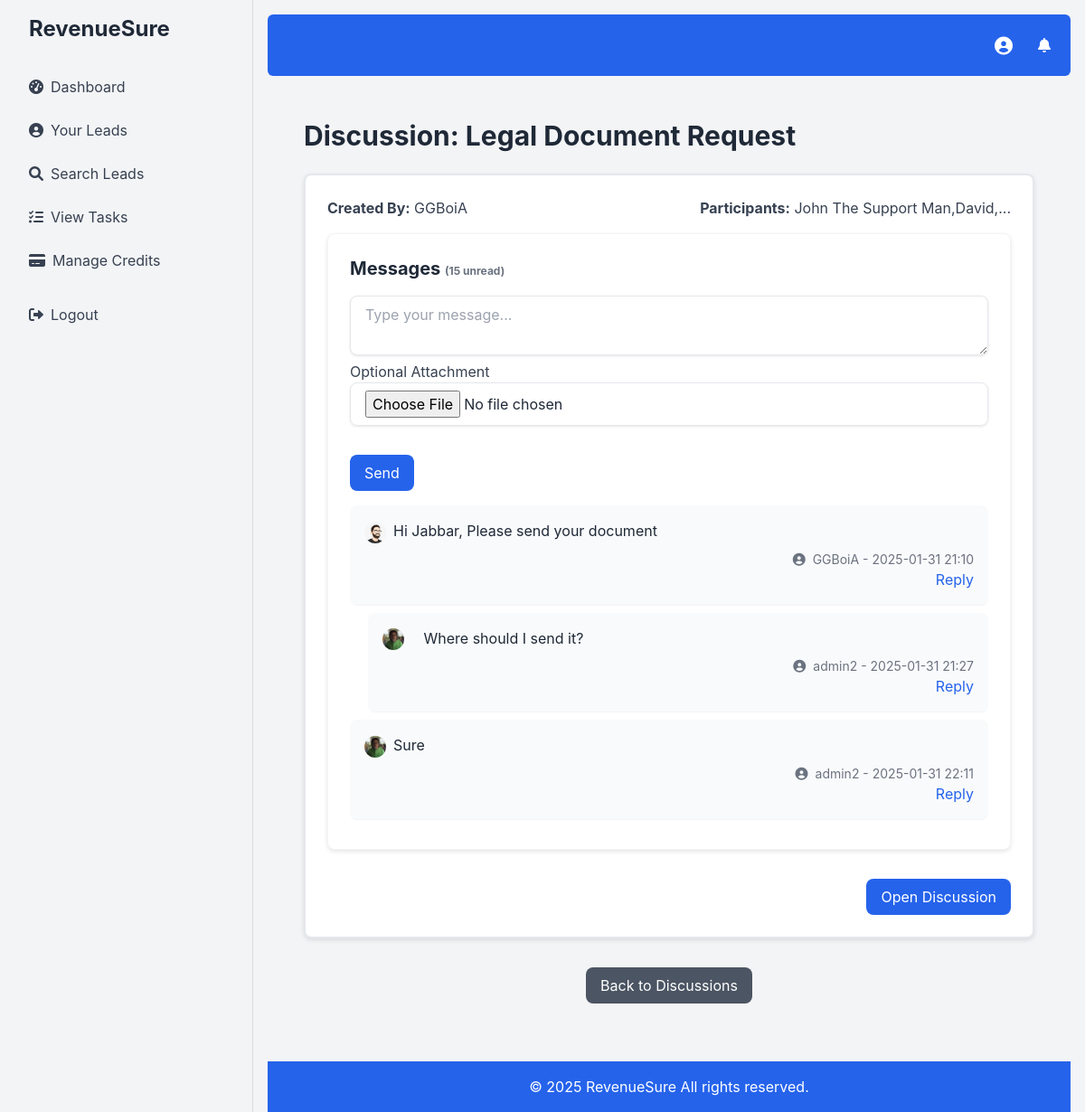
Screenshot of /view_discussion.php?id=3 (signed in) with the database file from the repository.
### tables this page shows
CREATE TABLE `discussions` (
  `id` int(11) NOT NULL,
  `title` varchar(255) NOT NULL,
  `user_id` int(11) NOT NULL,
  `type` enum('internal','external') NOT NULL,
  `status` enum('open','closed') NOT NULL DEFAULT 'open',
  `created_at` timestamp NOT NULL DEFAULT current_timestamp()
);

CREATE TABLE `users` (
  `id` int(11) NOT NULL,
  `username` varchar(50) NOT NULL,
  `email` varchar(100) NOT NULL,
  `password` varchar(255) NOT NULL,
  `credits` int(11) DEFAULT 0,
  `created_at` timestamp NOT NULL DEFAULT current_timestamp(),
  `role` enum('admin','user') DEFAULT 'user',
  `profile_picture` varchar(255) DEFAULT NULL,
  `role_id` int(11) DEFAULT NULL,
  `department_id` int(11) DEFAULT NULL
);

CREATE TABLE `discussion_participants` (
  `id` int(11) NOT NULL,
  `discussion_id` int(11) NOT NULL,
  `participant_id` int(11) NOT NULL,
  `participant_type` enum('user','employee','customer') NOT NULL,
  `last_viewed` timestamp NULL DEFAULT NULL,
  `created_at` timestamp NOT NULL DEFAULT current_timestamp()
);

CREATE TABLE `employees` (
  `id` int(11) NOT NULL,
  `name` varchar(100) NOT NULL,
  `email` varchar(100) NOT NULL,
  `phone` varchar(20) DEFAULT NULL,
  `created_at` timestamp NOT NULL DEFAULT current_timestamp()
);

CREATE TABLE `discussion_messages` (
  `id` int(11) NOT NULL,
  `discussion_id` int(11) NOT NULL,
  `user_id` int(11) NOT NULL,
  `user_type` enum('user','employee','customer') NOT NULL DEFAULT 'user',
  `message` text NOT NULL,
  `sent_at` timestamp NOT NULL DEFAULT current_timestamp(),
  `parent_id` int(11) DEFAULT NULL
);

### view_discussion.php (the view, shortened to what this page needs)
<?php
require 'db.php';
$discussion_id = isset($_GET['id']) ? (int)$_GET['id'] : 0;
$stmt = $conn->prepare("SELECT discussions.*, users.username FROM discussions INNER JOIN users ON discussions.user_id = users.id WHERE discussions.id = :discussion_id");
$stmt->bindParam(':discussion_id', $discussion_id);
$stmt->execute();
$discussion = $stmt->fetch(PDO::FETCH_ASSOC);
$user_id = $_SESSION['user_id'];
$stmt = $conn->prepare("SELECT discussion_messages.*, users.username as user_name, employees.name as employee_name, customers.name as customer_name, customers.profile_picture as customer_profile_picture, users.profile_picture as user_profile_picture FROM discussion_messages
LEFT JOIN users ON discussion_messages.user_id = users.id
LEFT JOIN employees ON discussion_messages.user_id = employees.id AND discussion_messages.user_type = 'employee'
LEFT JOIN customers ON discussion_messages.user_id = customers.id AND discussion_messages.user_type = 'customer'
WHERE discussion_id = :discussion_id ORDER BY sent_at ASC");
$stmt->bindParam(':discussion_id', $discussion_id);
$stmt->execute();
$messages = $stmt->fetchAll(PDO::FETCH_ASSOC);
  $stmt = $conn->prepare("SELECT discussion_participants.*, users.username FROM discussion_participants LEFT JOIN users ON discussion_participants.participant_id = users.id  WHERE discussion_id = :discussion_id AND participant_type = 'user'");
    $stmt->bindParam(':discussion_id', $discussion_id);
    $stmt->execute();
    $participants = $stmt->fetchAll(PDO::FETCH_ASSOC);
     $stmt = $conn->prepare("SELECT discussion_participants.*, employees.name FROM discussion_participants LEFT JOIN employees ON discussion_participants.participant_id = employees.id  WHERE discussion_id = :discussion_id AND participant_type = 'employee'");
    $stmt->bindParam(':discussion_id', $discussion_id);
    $stmt->execute();
      $employee_participants = $stmt->fetchAll(PDO::FETCH_ASSOC);
        if($employee_participants){
           $participants = array_merge($participants, $employee_participants);
        }
       $stmt = $conn->prepare("SELECT discussion_participants.*, customers.name FROM discussion_participants LEFT JOIN customers ON discussion_participants.participant_id = customers.id  WHERE discussion_id = :discussion_id AND participant_type = 'customer'");
       $stmt->bindParam(':discussion_id', $discussion_id);
    $stmt->execute();
      $customer_participants = $stmt->fetchAll(PDO::FETCH_ASSOC);
        if($customer_participants){
             $participants = array_merge($participants, $customer_participants);
         }
    $stmt = $conn->prepare("SELECT COUNT(*) as unread_count FROM discussion_messages LEFT JOIN discussion_participants ON discussion_messages.discussion_id = discussion_participants.discussion_id  WHERE discussion_messages.discussion_id = :discussion_id AND discussion_messages.user_id != :user_id AND discussion_messages.sent_at > (SELECT last_viewed FROM discussion_participants WHERE participant_id = :user_id2  AND discussion_participants.discussion_id = :discussion_id2) OR (SELECT COUNT(*) FROM discussion_participants WHERE participant_id = :user_id3  AND discussion_participants.discussion_id = :discussion_id3 AND last_viewed IS NULL) > 0");
    $stmt->bindParam(':discussion_id', $discussion_id);
    $stmt->bindParam(':user_id', $user_id);
       $stmt->bindParam(':user_id2', $user_id);
      $stmt->bindParam(':discussion_id2', $discussion['id']);
      $stmt->bindParam(':user_id3', $user_id);
     $stmt->bindParam(':discussion_id3', $discussion['id']);
    $stmt->execute();
     $unread_count = $stmt->fetch(PDO::FETCH_ASSOC)['unread_count'];
require 'header.php';
?>
 <div class="container mx-auto p-6 fade-in">
     <h1 class="text-3xl font-bold text-gray-800 mb-6">
             Discussion: <?php echo htmlspecialchars($discussion['title']); ?>
         </h1>
           <div class="bg-white border-2 border-gray-200 p-6 rounded-lg mb-8">
                <div class="flex justify-between items-start mb-4">
                      <p class="text-gray-700"><strong>Created By:</strong> <?php echo htmlspecialchars($discussion['username']); ?></p>
                          <?php if($participants): ?>
                                 <p class="text-gray-700">
                                       <strong>Participants:</strong>
                                     <?php
                                       foreach($participants as $i => $participant){
                                             if($i < 2){
                                               if(isset($participant['name'])){
                                                   echo htmlspecialchars($participant['name']) . ($i < count($participants)-1 ? ',' : '');
                                                } else {
                                                    echo htmlspecialchars($participant['username']) . ($i < count($participants)-1 ? ',' : '');
                                                  }
                                                 } else if ($i == 2){
                                                 echo '...';
                                                }
                                          }
                                          ?>
                               </p>
                               <?php else: ?>
                                   <p class="text-gray-700">No participants</p>
                             <?php endif; ?>
                </div>
               <div class="bg-white border border-gray-100 p-6 rounded-lg mb-8">
              <h2 class="text-xl font-bold text-gray-800 mb-4 relative">
                    Messages <span class="text-xs text-gray-500">(<?php echo $unread_count; ?> unread)</span>
                </h2>
                    <form method="POST" action="" enctype="multipart/form-data" class="mb-4">
                         <textarea name="message" id="message" class="w-full px-4 py-2 border rounded-lg focus:outline-none focus:ring-2 focus:ring-blue-600" placeholder="Type your message..."></textarea>
                         <div class="mb-4">
                             <label for="file" class="block text-gray-700">Optional Attachment</label>
                           <input type="file" name="file" id="file" class="w-full px-4 py-2 border rounded-lg focus:outline-none focus:ring-2 focus:ring-blue-600">
                       </div>
                       <button type="submit" name="send_message" class="bg-blue-600 text-white px-4 py-2 rounded-lg hover:bg-blue-700 transition duration-300 mt-4">Send</button>
                    </form>
                    <?php if($messages): ?>
                            <ul id="message-list">
                                <?php
                                     function displayMessages($messages, $parentId = null, $level = 0) {
                                    foreach ($messages as $message) {
                                        if ($message['parent_id'] == $parentId) {
                                             $indent = str_repeat('   ', $level);
                                             $profile_pic = null;
                                               if($message['user_type'] == 'user' && $message['user_profile_picture']){
                                                    $profile_pic = '<img src="'.htmlspecialchars($message['user_profile_picture']).'" class="w-6 h-6 rounded-full object-cover inline-block mr-2">';
                                               } elseif ($message['user_type'] == 'customer' && $message['customer_profile_picture'] ) {
                                                    $profile_pic = '<img src="'.htmlspecialchars($message['customer_profile_picture']).'" class="w-6 h-6 rounded-full object-cover inline-block mr-2">';
                                                }  else {
                                                     $profile_pic = '';
                                                  }
                                           $messageClass = $message['user_type'] === 'customer' ? 'bg-blue-100 text-blue-700' : 'bg-gray-50';
                                           echo '<li class="p-4 border-b border-gray-100 my-2 rounded-lg '. $messageClass .'" style="margin-left: ' . ($level*20) . 'px;" data-comment-id="' . $message['id'] . '" >
                                                 <div class="flex justify-between items-start mb-2">
                                                       <p class="text-gray-800">'.$profile_pic . $indent . htmlspecialchars($message['message']) . '</p>
                                                  </div>
                                                    <div class="text-right">
                                                         <p class="text-gray-500 text-sm">
                                                            <i class="fas fa-user-circle mr-1"></i>';
                                                             if($message['user_type'] == 'user') {
                                                                  echo ' <a href="profile.php" class="hover:underline">' . htmlspecialchars($message['user_name']) .'</a> ';
                                                                  } else if($message['user_type'] == 'employee'){
                                                                        echo  htmlspecialchars($message['employee_name']);
                                                                   }  else if ($message['user_type'] == 'customer'){
                                                                       echo  htmlspecialchars($message['customer_name']);
                                                                     }
                                                         echo ' - '. htmlspecialchars(date('Y-m-d H:i', strtotime($message['sent_at']))) . '</p>
                                                    </div>
                                                     <div class="flex justify-end gap-2">
                                                        <button onclick="replyToMessage('. $message['id'] .')" class="text-blue-600 hover:underline">Reply</button>
                                                        ';
                                                    echo ' </div>';
                                          displayMessages($messages, $message['id'], $level + 1);
                                        echo '</li>';
                                         }
                                     }
                                 }
                                    displayMessages($messages);
                                ?>
                            </ul>
                        <?php else: ?>
                            <p class="text-gray-600">No messages yet!</p>
                       <?php endif; ?>
                  </div>
                   <div class="mt-4 flex justify-end">
                    <form method="POST" action="">
                         <button type="submit" name="toggle_status" class="bg-blue-600 text-white px-4 py-2 rounded-lg hover:bg-blue-700 transition duration-300">
                                  <?php echo $discussion['status'] === 'open' ? 'Close Discussion' : 'Open Discussion'; ?>
                            </button>
                      </form>
                 </div>
          </div>
    <div class="mt-6 flex justify-center">
       <a href="manage_discussions.php" class="bg-gray-600 text-white px-4 py-2 rounded-lg hover:bg-gray-700 transition duration-300">Back to Discussions</a>
   </div>
</div>
<?php
require 'footer.php';
?>

### header.php (style rules this page uses)
:root { --primary-color: #007aff; --secondary-color: #4cd964; --background-light: #f9fafb; --background-dark: #1f2937; --error-color: #ff3b30; --nav-item-height: 48px; }
body { font-family: -apple-system, BlinkMacSystemFont, 'Segoe UI', Roboto, Oxygen, Ubuntu, Cantarell, 'Open Sans', 'Helvetica Neue', sans-serif; background-color: var(--background-light); color: #1f2937; }
.fade-in { animation: fadeIn 0.3s ease-in-out; }
button { transition: background-color 0.3s ease, color 0.3s ease, transform 0.1s ease; }
.bg-white { transition: all 0.3s ease-in-out; box-shadow: 0 2px 5px rgba(0,0,0,0.1); }
input,select, textarea { transition: all 0.3s ease-in-out; box-shadow: 0 1px 3px rgba(0,0,0,0.1); border-radius: 8px; }

### rows the page displays
discussions: title "Legal Document Request", user.username "GGBoiA"
discussion_participants: users.username "John The Support Man"
discussion_participants: employees.name "David"
discussion_messages: user.profile_picture (picture), message "Hi Jabbar, Please send your document", user.username "GGBoiA", sent_at "2025-01-31 21:10"
discussion_messages: user.profile_picture (picture), message "Where should I send it?", user.username "admin2", sent_at "2025-01-31 21:27"
discussion_messages: user.profile_picture (picture), message "Sure", user.username "admin2", sent_at "2025-01-31 22:11"

### other values shown
$unread_count "15"
